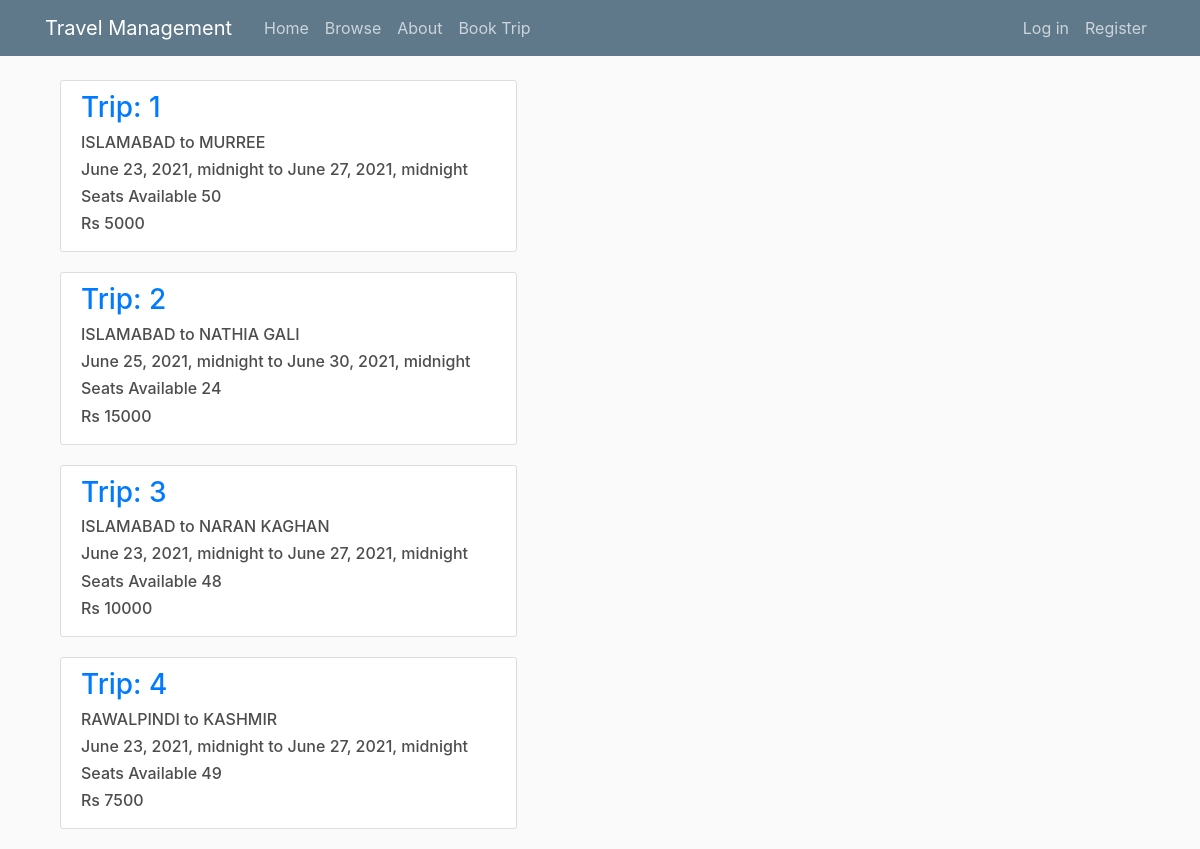
Before: / with the older database file.
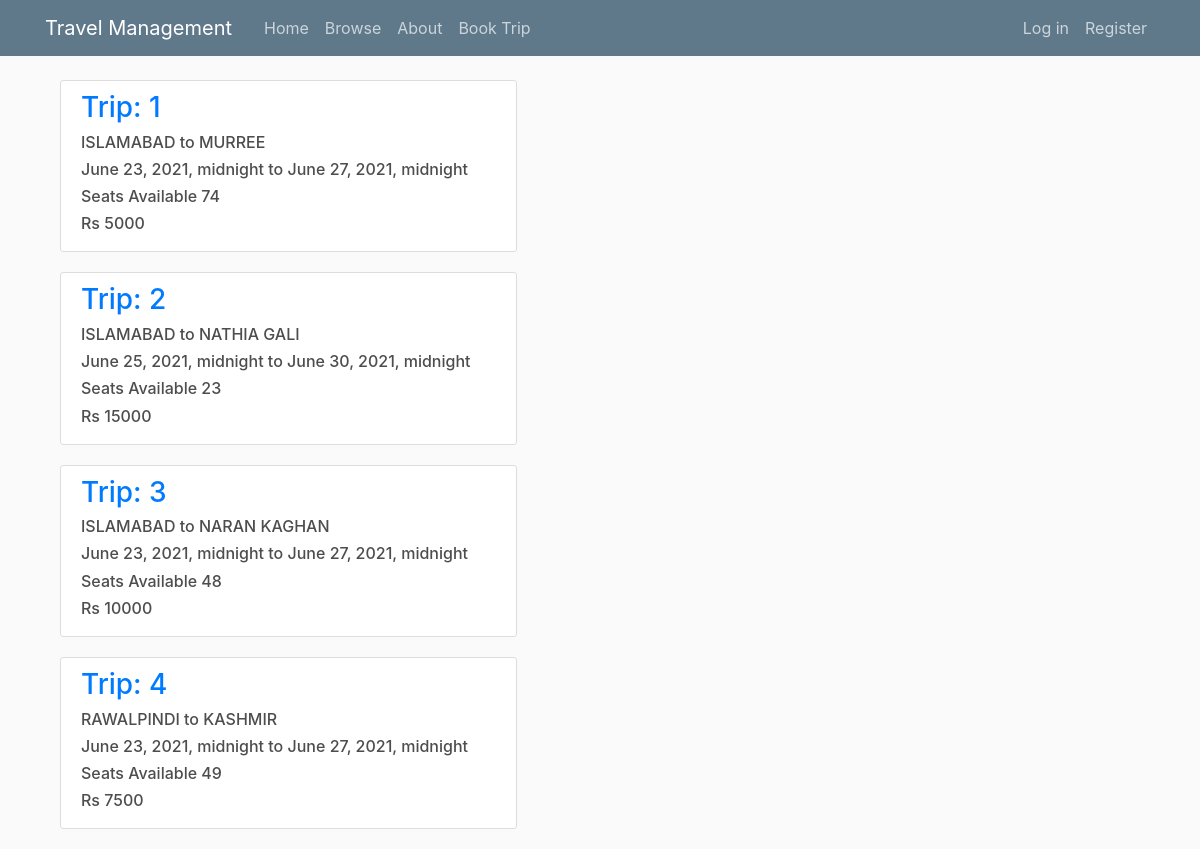
After: the same page with the newer database file.
### agency/models.py (models this page shows, shortened)
class FIXED_TRIP(models.Model):
    DEST_CITIES = (
        ('MURREE', 'MURREE'),
        ('NATHIA GALI', 'NATHIA GALI'),
        ('NARAN KAGHAN', 'NARAN KAGHAN'),
        ('KASHMIR', 'KASHMIR'),
        ('SAWAT', 'SAWAT'),
    )
    SOURCE_CITIES = (
        ('ISLAMABAD', 'ISLAMABAD'),
        ('RAWALPINDI', 'RAWALPINDI'),
    )
    SEAT_CHOICES = (
        (25, 25),
        (50, 50),
        (75, 75),
        (100, 100)
    )
    source = models.CharField(max_length=100, choices=SOURCE_CITIES)
    destination = models.CharField(max_length=100, choices=DEST_CITIES)
    start_date = models.DateTimeField()
    end_date = models.DateTimeField()
    allocated_hotel = models.ForeignKey(HOTEL,null=True,on_delete=models.PROTECT)
    available_seats = models.PositiveIntegerField(choices=SEAT_CHOICES)
    price = models.PositiveBigIntegerField(default=0)
    available = models.BooleanField(default=True)
    class Meta:
        verbose_name="Fixed Trip"

### agency/views.py (the view)
# urls.py: path('', views.browse_fixed_trips_home, name='agency-home'),
def browse_fixed_trips_home(request):
    trips =  agency.trips.get_fixed_trips()
    context = {
        'trips': trips
    }
    return render(request,'agency/browse_trips.html',context)

### agency/business_logic/trip_list.py (called while the page is built)
    def get_fixed_trips(self):
        trips = FIXED_TRIP.objects.filter(available=True, available_seats__gt=0)
        return trips

### agency/templates/agency/browse_trips.html (shortened to what this page needs)
{% extends "agency/base.html" %}
{% load crispy_forms_tags %}
{% load static %}
{% block content %}
    {% for trip in trips %}
    <div class="col-md-8">
        <div class = "content-section">
            <h3><a href="{% url 'fixed-trip-detail' trip.id%}">Trip: {{ trip.id }}</a></h3>
            <h6> {{ trip.source }} to {{ trip.destination }} </h6>
            <h6> {{ trip.start_date }} to {{ trip.end_date }}<br> </h6>
            <h6> Seats Available {{ trip.available_seats }} </h6>
            <h6> Rs {{ trip.price }} </h6>
        </div>
    </div>
    {% endfor %}
{% endblock content %}

Changed rows visible on the page:
changed FIXED_TRIP "MURREE": available_seats "50" → "74"
changed FIXED_TRIP "NATHIA GALI": available_seats "24" → "23"
